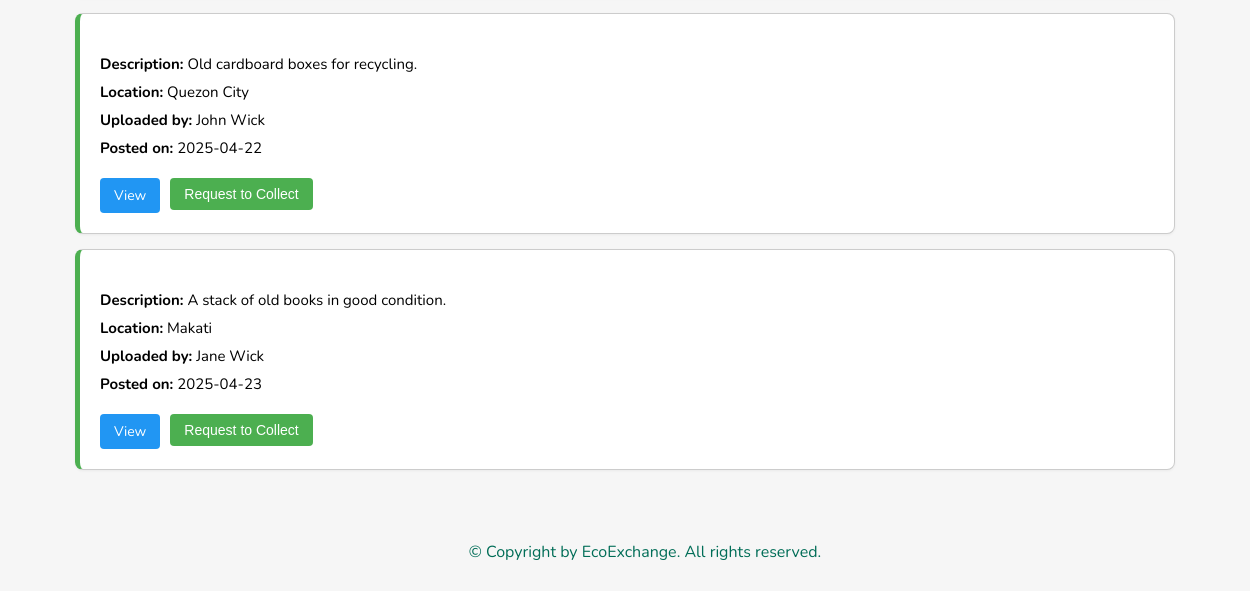
The page /discover (lower part) on the database as committed earlier.
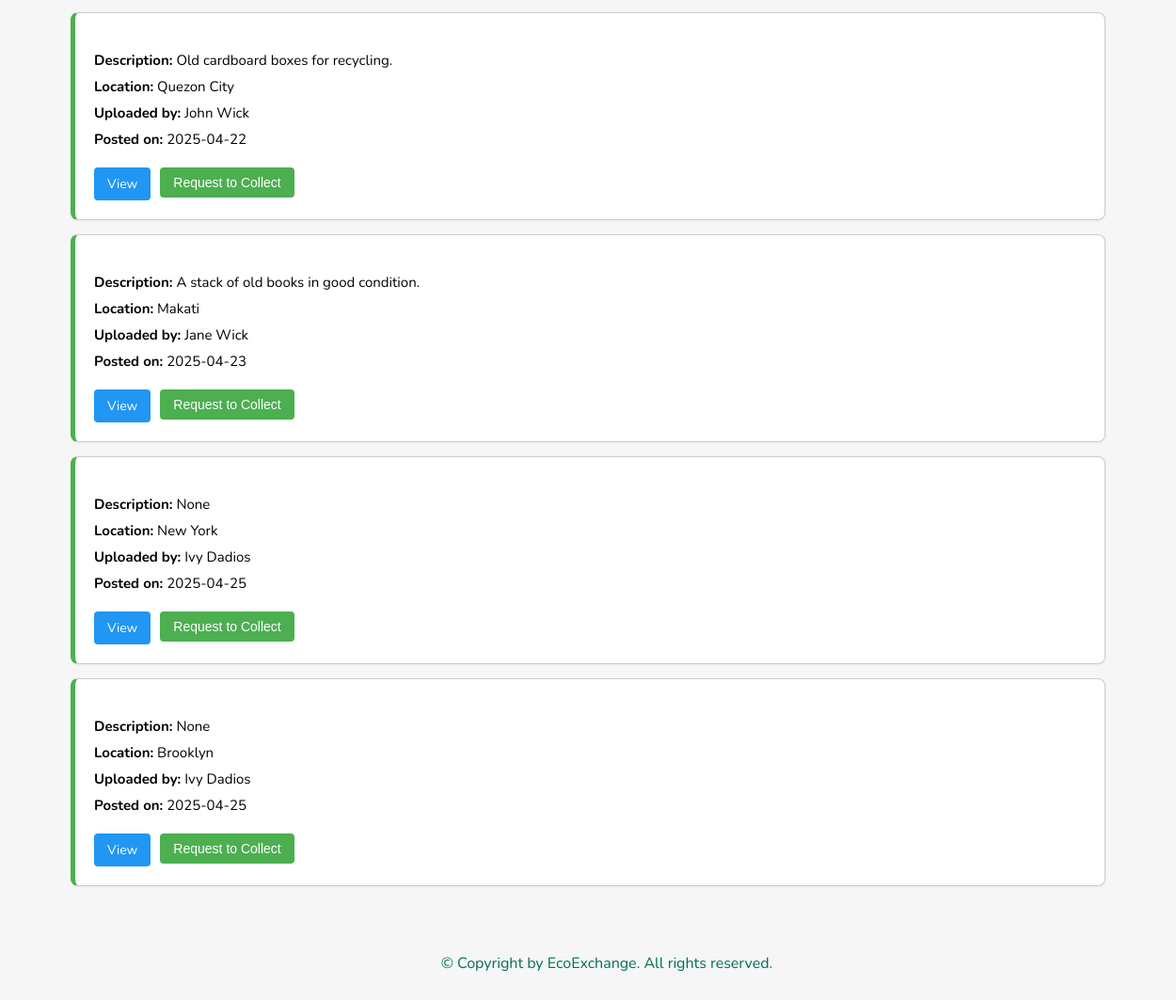
The same page on the database as committed later.
### tables this page shows
CREATE TABLE postings (
    postings_id INTEGER PRIMARY KEY AUTOINCREMENT,
    donor_user_id INTEGER NOT NULL,
    post_title TEXT NOT NULL,
    description TEXT NULL,
    post_status TEXT CHECK (post_status IN ("New", "Open", "Locked", "Collected")) NOT NULL,
    collector_by_user_id INTEGER NOT NULL,
    post_date DATETIME NOT NULL,
    collection_date DATETIME NULL,
    item_id INTEGER NOT NULL,
    approval_date DATETIME,
    quantity INTEGER NOT NULL,
    pick_up_location TEXT,
    score REAL,
    is_deleted BOOLEAN DEFAULT FALSE,
    FOREIGN KEY (donor_user_id) REFERENCES users(user_id),
    FOREIGN KEY (collector_by_user_id) REFERENCES users(user_id),
    FOREIGN KEY (item_id) REFERENCES items(item_id)
);

### app.py (the view)
    @app.route('/discover', methods=['GET'])
    def discover():
        search_query = request.args.get('search', '').lower()  # Search term for title and description
        location = request.args.get('location', '').lower()   # Location filter
        print("Search query:", search_query)
        print("Location:", location)
        conn = get_db_connection()
        cursor = conn.cursor()
        query = """
            SELECT
                p.postings_id,
                p.post_title,
                p.description,
                p.post_date,
                p.pick_up_location,
                u.fname || ' ' || u.lname AS username
            FROM postings p
            JOIN users u ON p.donor_user_id = u.user_id
            WHERE p.post_status = 'New'
                AND p.is_deleted = 0
        """
        filters = []
        if search_query:
            query += " AND (LOWER(p.post_title) LIKE ? OR LOWER(p.description) LIKE ?)"
            filters.extend([f'%{search_query}%', f'%{search_query}%'])
        if location:
            query += " AND LOWER(p.pick_up_location) LIKE ?"
            filters.append(f'%{location}%')
        print("Final SQL query:", query)
        print("Filters:", filters)
        cursor.execute(query, filters)
        posts = cursor.fetchall()
        conn.close()
        posts_list = []
        for post in posts:
            posts_list.append({
                'postings_id': post['postings_id'],
                'postings_title': post['post_title'],
                'description': post['description'],
                'post_date': post['post_date'],
                'pick_up_location': post['pick_up_location'],
                'username': post['username']
            })
        print("Posts List:", posts_list)
        if request.headers.get('X-Requested-With') == 'XMLHttpRequest':  # AJAX request
            return jsonify({'posts': posts_list})
        else:
            return render_template('discover.html', posts=posts_list, search=search_query, location=location)

### app.py (called while the page is built)
def get_db_connection():
    db_path = os.path.join(app.instance_path, 'ecoexchange.db')
    conn = sqlite3.connect(db_path)
    conn.row_factory = sqlite3.Row
    print(f"✅ Connected to: {db_path}")
    return conn

### templates/discover.html (shortened to what this page needs)
<!DOCTYPE html>
<html lang="en">
    {% include 'head.html' %}
<body>
{% block content %}
<div class="donation-section">
    <ul class="donation-list" id="donationList">
        {% if posts and posts|length > 0 %}
            {% for post in posts %}
                <li class="donation-card">
                    <p><strong>Description:</strong> {{ post.description }}</p>
                    <p><strong>Location:</strong> {{ post.pick_up_location }}</p>
                    <p><strong>Uploaded by:</strong> {{ post.username }}</p>
                    <p><strong>Posted on:</strong> {{ post.post_date }}</p>
                    <div class="donation-actions">
                        <a href="{{ url_for('view_donation', post_id=post.postings_id) }}" class="view-btn">View</a>
                        <form action="{{ url_for('request_collection', post_id=post.postings_id) }}" method="POST">
                            <button type="submit" class="request-btn">Request to Collect</button>
                        </form>
                    </div>
                </li>
            {% endfor %}
        {% endif %}
    </ul>
</div>
{% include 'footer.html' %}
{% endblock %}
</body>
</html>

### templates/head.html (shortened to what this page needs)
<head>
    <link rel="stylesheet" href="{{ url_for('static', filename='styles.css') }}">
</head>

### templates/footer.html
<footer>
        <p>© Copyright by EcoExchange. All rights reserved.</p>
</footer>

### static/styles.css (style rules this page uses)
body { font-family: Arial, sans-serif; margin: 0; padding: 0; text-align: center; padding-bottom: 0px; padding-top: 95px; overflow-x: hidden; height: 100%; min-height: 100vh; display: flex; flex-direction: column; font-family: "Nunito", sans-serif; background-color: #f6f6f6; }
footer { bottom: 0; width: 100%; color: #006d57; text-align: center; padding: 20px; }
.donation-section { width: 100%; max-width: 1100px; margin: 0 auto; padding: 20px; }
.donation-list { list-style-type: none; padding: 0; margin: 0; }
.donation-card { background-color: #fff; border: 1px solid #ccc; border-left: 5px solid #4CAF50; border-radius: 10px; padding: 20px; margin-bottom: 20px; box-shadow: 0px 1px 3px rgba(0, 0, 0, 0.05); text-align: left; transition: box-shadow 0.3s ease; }
.donation-card p { margin: 8px 0; font-size: 15px; }
.request-btn { background-color: #4CAF50; color: white; padding: 8px 14px; border: none; border-radius: 5px; cursor: pointer; margin-top: 10px; transition: background-color 0.3s ease; }
.view-btn { display: inline-block; background-color: #2196F3; color: white; padding: 8px 14px; border: none; border-radius: 4px; text-decoration: none; margin-top: 10px; }
.donation-actions { display: flex; gap: 10px; margin-top: 10px; }
.request-btn, .view-btn { padding: 8px 14px; border: none; border-radius: 4px; cursor: pointer; text-decoration: none; font-size: 14px; }
.request-btn { background-color: #4CAF50; color: white; }
.view-btn { background-color: #2196F3; color: white; }
.donation-card { position: relative; background-color: #fff; border-radius: 8px; padding: 20px; margin-bottom: 15px; box-shadow: 0px 1px 3px rgba(0, 0, 0, 0.05); text-align: left; }

Rows that differ between the two databases and show on the page:
added postings: description "None", pick_up_location "New York", username "Ivy Dadios", post_date "2025-04-25"
added postings: description "None", pick_up_location "Brooklyn", username "Ivy Dadios", post_date "2025-04-25"
